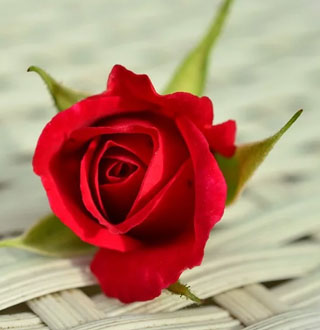
#> input picture OpenCV/chap08/images/affine.jpg, 320 x 330 px
$ python 07.affine_transform.py
#> lines starting #> are read from the running program, lines starting #| are printed output that depends on the picture
import numpy as np, cv2

image = cv2.imread('images/affine.jpg', cv2.IMREAD_GRAYSCALE)
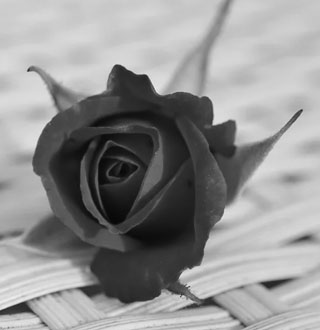
#> image: shape (330, 320); min 4, max 244, mean 145.5
if image is None: raise Exception("영상 파일을 읽기 에러")


center = (200, 200) # 회전 변환 기준 좌표
angle, scale = 30, 1 # 회전 각도, 크기 지정 - 크기 변경은 안 함
size = image.shape[::-1] # 영상크기는 행렬 행태의 역순
#> size = (320, 330)
pt1 = np.array([( 30, 70),(20, 240), (300, 110)], np.float32) # 변환 전 3개 좌표 지정
pt2 = np.array([(120, 20),(10, 180), (280, 260)], np.float32) # 변환 후 3개 좌표 지정
aff_mat = cv2.getAffineTransform(pt1, pt2) # 3개 좌표 쌍으로 어파인 행렬 생성
rot_mat = cv2.getRotationMatrix2D(center, angle, scale) # 회전 변환을 위한 어파인 행렬
dst3 = cv2.warpAffine(image, aff_mat, size, cv2.INTER_LINEAR)
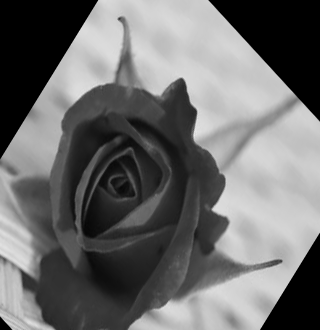
#> dst3: shape (330, 320); min 0, max 233, mean 109.1
dst4 = cv2.warpAffine(image, rot_mat, size, cv2.INTER_LINEAR)
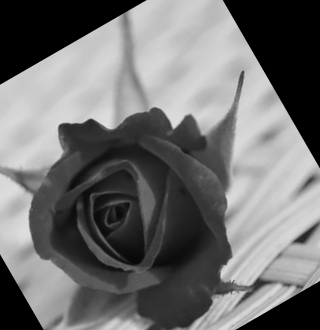
#> dst4: shape (330, 320); min 0, max 233, mean 112.4

image = cv2.cvtColor(image, cv2.COLOR_GRAY2BGR)
#> image: shape (330, 320, 3)
dst3 = cv2.cvtColor(dst3, cv2.COLOR_GRAY2BGR )
#> dst3: shape (330, 320, 3)

for i in range(len(pt1)):
    cv2.circle(image, tuple(pt1[i].astype(int)), 3, (0, 0, 255), 2)
    cv2.circle(dst3 , tuple(pt2[i].astype(int)), 3, (0, 0, 255), 2)
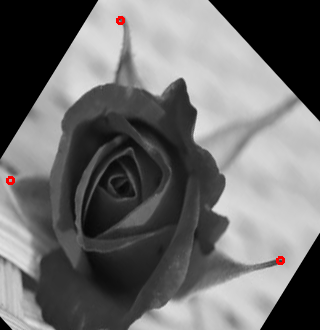
#> dst3: shape (330, 320, 3); mean B, G, R 108.9, 108.9, 109.3
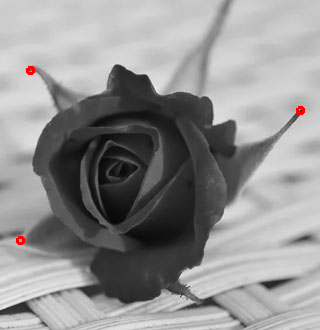
#> image: shape (330, 320, 3); mean B, G, R 145.3, 145.3, 145.7

cv2.imshow("image", image)
cv2.imshow("dst3_OpenCV_affine", dst3); cv2.imshow("dst4_OpenCV_affine_rotate", dst4)
cv2.waitKey(0)

$ run again, with OpenCV/chap08/images/perspective.jpg copied over OpenCV/chap08/images/affine.jpg
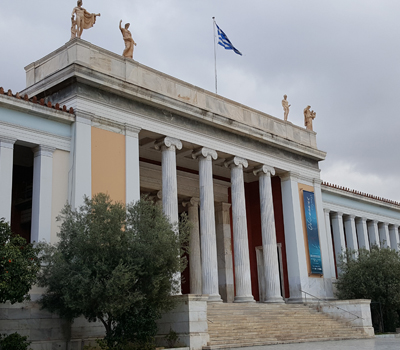
#> input picture OpenCV/chap08/images/perspective.jpg, 400 x 350 px
#> after the loop `for i in range(len(pt1)):`:
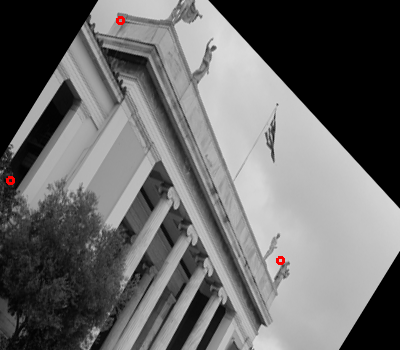
#> dst3: shape (350, 400, 3); mean B, G, R 105.1, 105.1, 105.4
#> after the loop `for i in range(len(pt1)):`:
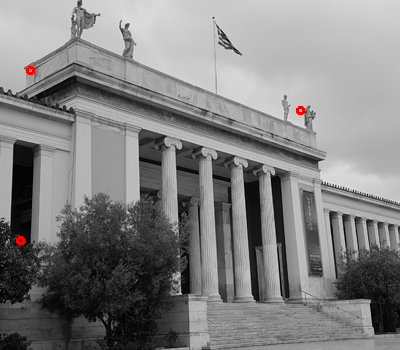
#> image: shape (350, 400, 3); mean B, G, R 128.9, 128.9, 129.2
